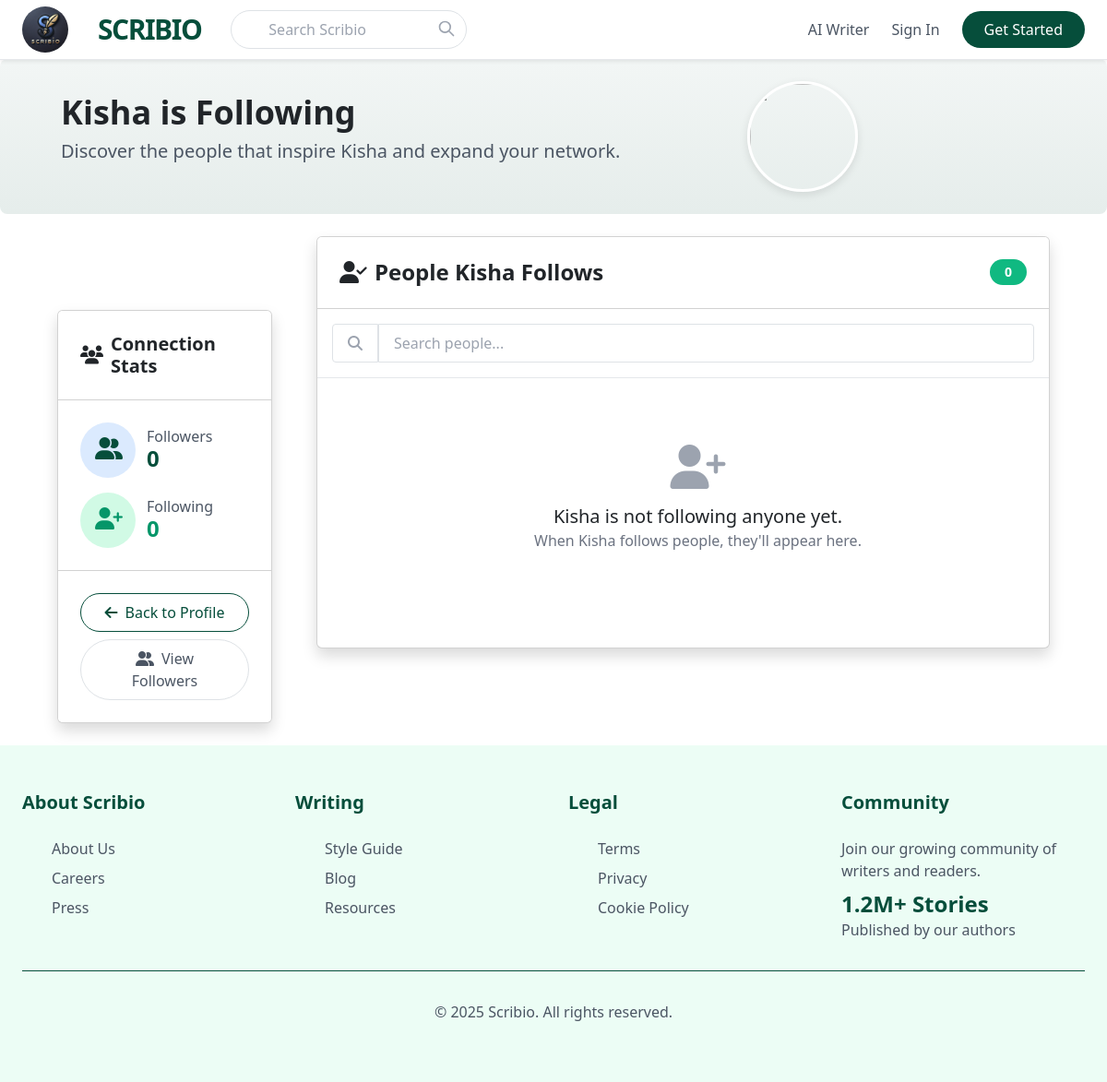
The page /profile/chat/Kisha/following/ on the database its author committed.
### blog2/models.py (models this page shows, shortened)
class Profile(models.Model):
    user = models.OneToOneField(User, on_delete=models.CASCADE, related_name='blog2_profile')
    bio = models.TextField(blank=True, max_length=500)
    location = models.CharField(max_length=100, blank=True)
    birth_date = models.DateField(null=True, blank=True)
    profile_image = models.ImageField(upload_to='profile_pics', default='default_profile.jpg')
    skills = models.TextField(blank=True)
    interests = models.TextField(blank=True)
    is_profile_complete = models.BooleanField(default=False)
    following = models.ManyToManyField('self', symmetrical=False, related_name='blog2_followers', blank=True)
    followers = models.ManyToManyField(User, related_name='following_profiles', blank=True)
    @property
    def followers_count(self):
        return self.blog2_followers.count()
    @property
    def following_count(self):
        return self.following.count()

### blog2/views.py (the view)
# urls.py: path('<str:username>/following/', views.FollowingListView.as_view(), name='following-list'),
class FollowingListView(ListView):
    model = Profile
    template_name = 'following_list.html'
    context_object_name = 'profiles'
    def get_queryset(self):
        profile = get_object_or_404(Profile, user__username=self.kwargs['username'])
        return profile.following.all()  # Assuming you have a `following` field on Profile
    def get_context_data(self, **kwargs):
        context = super().get_context_data(**kwargs)
        context['profile'] = get_object_or_404(Profile, user__username=self.kwargs['username'])
        return context

### blog2/templates/following_list.html (shortened to what this page needs)
{% extends 'base.html' %}
{% load static %}
{% block content %}
<div class="py-4 rounded-3 mb-4" style="background: linear-gradient(rgba(6, 78, 59, 0.05), rgba(6, 78, 59, 0.1));">
    <div class="container max-w-7xl mx-auto">
        <div class="flex flex-wrap items-center">
            <div class="md:w-2/3 w-full px-4">
                <h1 class="text-4xl font-bold section-title">{{ profile.user.username }} is Following</h1>
                <p class="text-xl text-gray-600">Discover the people that inspire {{ profile.user.username }} and expand your network.</p>
            </div>
            <div class="md:w-1/3 w-full px-4 text-center">
                <img src="{{ user.profile.profile_image.url }}" alt="{{ user.username }}" class="rounded-circle" style="width: 120px; height: 120px; object-fit: cover; border: 3px solid white; box-shadow: 0 3px 10px rgba(0,0,0,0.1); border-radius: 50%;">
            </div>
        </div>
    </div>
</div>
<div class="container max-w-7xl mx-auto px-4">
    <div class="flex flex-wrap -mx-4">
        <div class="md:w-1/4 w-full px-4 mb-4">
            <div class="card sticky top-20 z-10 bg-white shadow rounded-lg">
                <div class="card-header bg-white border-b p-4">
                    <h5 class="mb-0 font-bold flex items-center"><i class="fas fa-users mr-2"></i>Connection Stats</h5>
                </div>
                <div class="card-body p-4">
                    <div class="flex items-center mb-3">
                        <div class="flex-shrink-0">
                            <div class="bg-blue-100 rounded-full p-3 text-center" style="width: 60px; height: 60px;">
                                <i class="fas fa-user-friends text-primary" style="font-size: 24px;"></i>
                            </div>
                        </div>
                        <div class="ml-3">
                            <h6 class="mb-0 text-gray-600">Followers</h6>
                            <h4 class="mb-0 text-primary font-bold">{{ profile.followers_count }}</h4>
                        </div>
                    </div>
                    <div class="flex items-center">
                        <div class="flex-shrink-0">
                            <div class="bg-green-100 rounded-full p-3 text-center" style="width: 60px; height: 60px;">
                                <i class="fas fa-user-plus text-green-600" style="font-size: 24px;"></i>
                            </div>
                        </div>
                        <div class="ml-3">
                            <h6 class="mb-0 text-gray-600">Following</h6>
                            <h4 class="mb-0 text-green-600 font-bold">{{ profile.following_count }}</h4>
                        </div>
                    </div>
                </div>
                <div class="card-footer bg-white p-4 border-t">
                    <div class="space-y-2">
                        <a href="{% url 'profile' username=profile.user.username %}" class="block w-full text-center bg-white border border-primary text-primary px-4 py-2 rounded-full hover:bg-primary hover:text-white transition">
                            <i class="fas fa-arrow-left mr-2"></i>Back to Profile
                        </a>
                        <a href="{% url 'profiles:followers-list' username=profile.user.username %}" class="block w-full text-center bg-white border border-gray-400 text-gray-600 px-4 py-2 rounded-full hover:bg-gray-100 transition">
                            <i class="fas fa-user-friends mr-2"></i>View Followers
                        </a>
                    </div>
                </div>
            </div>
        </div>
        <div class="md:w-3/4 w-full px-4">
            <div class="card bg-white shadow rounded-lg">
                <div class="card-header bg-white flex justify-between items-center p-4 border-b">
                    <h4 class="mb-0 font-bold flex items-center"><i class="fas fa-user-check mr-2"></i>People {{ profile.user.username }} Follows</h4>
                    <span class="bg-green-500 text-white text-sm font-semibold px-3 py-1 rounded-full">{{ profiles|length }}</span>
                </div>
                <div class="card-body p-0">
                    <div class="flex border-b p-3">
                        <span class="flex items-center px-3 bg-white border border-r-0 rounded-l">
                            <i class="fas fa-search text-gray-400"></i>
                        </span>
                        <input type="text" id="followingSearch" class="flex-1 px-3 py-2 border border-l-0 rounded-r focus:outline-none" placeholder="Search people...">
                    </div>
                    <ul class="divide-y divide-gray-200" id="followingList">
                        {% for followed_profile in profiles %}
                            <li class="p-4 flex justify-between items-center following-item">
                                <div class="flex items-center">
                                    <img src="{{ followed_profile.profile_image.url }}" class="rounded-full mr-3" style="width: 60px; height: 60px; object-fit: cover; border: 2px solid #F0FDF4;">
                                    <div>
                                        <a href="{% url 'profile' username=followed_profile.user.username %}" class="no-underline">
                                            <h5 class="mb-1 font-semibold following-name">{{ followed_profile.user.username }}</h5>
                                        </a>
                                        {% if followed_profile.location %}
                                            <div class="flex items-center text-gray-500 mb-2">
                                                <i class="fas fa-map-marker-alt mr-2 text-gray-500"></i>
                                                <small>{{ followed_profile.location }}</small>
                                            </div>
                                        {% endif %}
                                        <div class="flex items-center">
                                            <span class="badge-custom mr-2">
                                                <i class="fas fa-file-alt mr-1"></i> {{ followed_profile.user.post_set.count }} posts
                                            </span>
                                            <span class="badge-custom">
                                                <i class="fas fa-users mr-1"></i> {{ followed_profile.followers_count }} followers
                                            </span>
                                        </div>
                                    </div>
                                </div>
                                {% if user.is_authenticated and user.username != followed_profile.user.username %}
                                    <button class="follow-button px-4 py-2 rounded-full {% if user.profile.is_following %}bg-primary text-white{% else %}bg-white border border-primary text-primary{% endif %}" data-username="{{ followed_profile.user.username }}">
                                        {% if user.profile.is_following %}<i class="fas fa-check mr-2"></i>Following{% else %}<i class="fas fa-plus mr-2"></i>Follow{% endif %}
                                    </button>
                                {% endif %}
                            </li>
                        {% empty %}
                            <li class="text-center py-12">
                                <div class="py-4">
                                    <i class="fas fa-user-plus fa-3x text-gray-400 mb-3"></i>
                                    <p class="mb-0 text-xl">{{ profile.user.username }} is not following anyone yet.</p>
                                    <p class="text-gray-500">When {{ profile.user.username }} follows people, they'll appear here.</p>
                                </div>
                            </li>
                        {% endfor %}
                    </ul>
                </div>
            </div>
        </div>
    </div>
</div>
{% endblock %}
{% block extra_css %}
<link rel="stylesheet" href="https://cdnjs.cloudflare.com/ajax/libs/animate.css/4.1.1/animate.min.css">
<link rel="stylesheet" href="{% static 'css/following_list.css' %}">
{% endblock %}

### blog1/static/css/base.css (style rules this page uses)
:root { --color-primary: #064E3B; --color-primary-dark: #053E2F; --color-primary-light: #F0FDF4; --color-secondary: #0D9488; --color-accent: #14B8A6; }
.text-primary { color: var(--color-primary); }
.border-primary { border-color: var(--color-primary); }
a, button { transition: all 0.2s ease-in-out; }
.text-primary, .hover\:text-primary:hover, a.text-primary, .text-primary-dark, .hover\:text-primary-dark:hover { color: #064E3B !important; text-decoration: none; }
.border-primary, .hover\:border-primary:hover, .border-primary-dark, .focus\:border-primary:focus { border-color: #064E3B !important; }
a { text-decoration: none !important; }

### blog2/static/css/following_list.css (style rules this page uses)
.text-primary { color: var(--bs-primary, #0d6efd); }
.border-primary { border-color: var(--bs-primary, #0d6efd); }

### blog1/templates/base.html (style rules this page uses)
.text-primary, .hover\:text-primary:hover, a.text-primary, .text-primary-dark, .hover\:text-primary-dark:hover { color: #064E3B !important; text-decoration: none; }
.border-primary, .hover\:border-primary:hover, .border-primary-dark, .focus\:border-primary:focus { border-color: #064E3B !important; }
a { text-decoration: none !important; }

### rows shown on the page
Profile: user.username "Kisha", followers_count "0", following_count "0"

### other values the page prints
{{ profiles|length }} "0"
